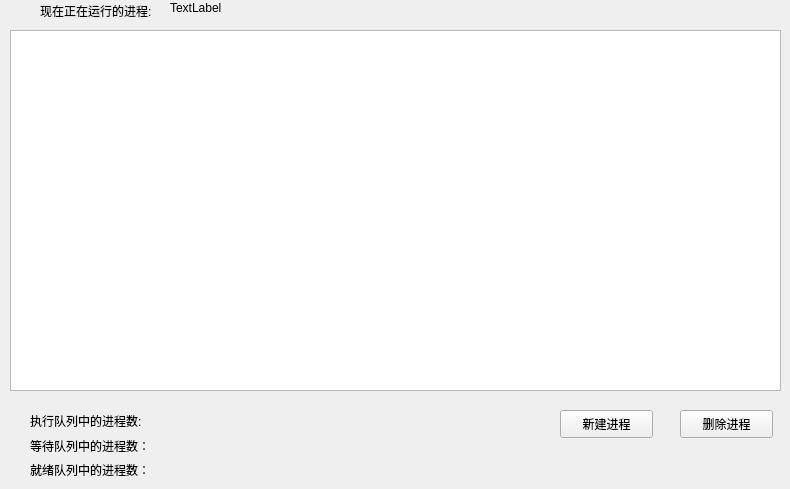
      <widget class="QWidget" name="page_11">
       <widget class="QTableWidget" name="tableWidget_pmaintable">
        <property name="geometry">
         <rect>
          <x>10</x>
          <y>30</y>
          <width>771</width>
          <height>361</height>
         </rect>
        </property>
       </widget>
       <widget class="QPushButton" name="pushButton_deleteprocess">
        <property name="geometry">
         <rect>
          <x>680</x>
          <y>410</y>
          <width>93</width>
          <height>28</height>
         </rect>
        </property>
        <property name="text">
         <string>删除进程</string>
        </property>
       </widget>
       <widget class="QPushButton" name="pushButton_newprocess">
        <property name="geometry">
         <rect>
          <x>560</x>
          <y>410</y>
          <width>93</width>
          <height>28</height>
         </rect>
        </property>
        <property name="text">
         <string>新建进程</string>
        </property>
       </widget>
       <widget class="QLabel" name="label_Prowaitno">
        <property name="geometry">
         <rect>
          <x>30</x>
          <y>430</y>
          <width>131</width>
          <height>31</height>
         </rect>
        </property>
        <property name="text">
         <string>等待队列中的进程数：</string>
        </property>
       </widget>
       <widget class="QLabel" name="label_Proinusenu">
        <property name="geometry">
         <rect>
          <x>30</x>
          <y>405</y>
          <width>141</width>
          <height>31</height>
         </rect>
        </property>
        <property name="text">
         <string>执行队列中的进程数:</string>
        </property>
       </widget>
       <widget class="QLabel" name="label_pwn">
        <property name="geometry">
         <rect>
          <x>160</x>
          <y>435</y>
          <width>101</width>
          <height>21</height>
         </rect>
        </property>
        <property name="text">
         <string/>
        </property>
       </widget>
       <widget class="QLabel" name="label_prn">
        <property name="geometry">
         <rect>
          <x>170</x>
          <y>410</y>
          <width>101</width>
          <height>21</height>
         </rect>
        </property>
        <property name="text">
         <string/>
        </property>
       </widget>
       <widget class="QLabel" name="label_22">
        <property name="geometry">
         <rect>
          <x>30</x>
          <y>460</y>
          <width>131</width>
          <height>20</height>
         </rect>
        </property>
        <property name="text">
         <string>就绪队列中的进程数：</string>
        </property>
       </widget>
       <widget class="QLabel" name="label_proinrea">
        <property name="geometry">
         <rect>
          <x>160</x>
          <y>460</y>
          <width>47</width>
          <height>13</height>
         </rect>
        </property>
        <property name="text">
         <string/>
        </property>
       </widget>
       <widget class="QLabel" name="label_prun">
        <property name="geometry">
         <rect>
          <x>170</x>
          <y>0</y>
          <width>55</width>
          <height>16</height>
         </rect>
        </property>
        <property name="text">
         <string>TextLabel</string>
        </property>
       </widget>
       <widget class="QLabel" name="label_Proinusenu_2">
        <property name="geometry">
         <rect>
          <x>40</x>
          <y>0</y>
          <width>141</width>
          <height>21</height>
         </rect>
        </property>
        <property name="text">
         <string>现在正在运行的进程:</string>
        </property>
       </widget>
      </widget>
